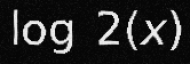
#> input picture tmp/ln_log_probe/log.png, 190 x 64 px
$ python -i utils.py   (imports and definitions only)
#> lines starting #> are read from the running program, lines starting #| are printed output that depends on the picture; after the words box and inside, x2 and y2 are one past the last pixel; in counts of white or black regions, pixels touching at a corner belong together
"""utils.py

通用工具函数 & 公共常量
"""
from __future__ import annotations

import os
import random
from pathlib import Path
from typing import List, Tuple

import cv2
import numpy as np
import torch

__all__ = [
    "set_random_seed",
    "binarize",
    "resize_pad",
    "detect_contours",
]


def set_random_seed(seed: int = 42) -> None:
    random.seed(seed)
    np.random.seed(seed)
    torch.manual_seed(seed)
    torch.cuda.manual_seed_all(seed)
    torch.backends.cudnn.deterministic = True
    torch.backends.cudnn.benchmark = False


# ---------------- 图像相关 ---------------- #

def binarize(img: np.ndarray) -> np.ndarray:
    """自适应阈值 + 取反，返回单通道二值图。"""
    if img.ndim == 3:
        img = cv2.cvtColor(img, cv2.COLOR_BGR2GRAY)
    binarized = cv2.adaptiveThreshold(img, 255, cv2.ADAPTIVE_THRESH_MEAN_C,
                                      cv2.THRESH_BINARY, 11, 2)
    return cv2.bitwise_not(binarized)


def resize_pad(img: np.ndarray, size: Tuple[int, int] = (32, 32), pad_color: int = 255) -> np.ndarray:
    """等比缩放 + 填充到固定尺寸。返回单通道 uint8。"""
    h, w = img.shape[:2]
    sh, sw = size

    if h == 0 or w == 0:
        return np.full(size, pad_color, dtype=np.uint8)

    interp = cv2.INTER_AREA if (h > sh or w > sw) else cv2.INTER_CUBIC
    aspect = w / h

    if aspect > 1:  # 宽 > 高
        new_w = sw
        new_h = int(round(new_w / aspect))
        pad_top = (sh - new_h) // 2
        pad_bot = sh - new_h - pad_top
        pad_left, pad_right = 0, 0
    elif aspect < 1:
        new_h = sh
        new_w = int(round(new_h * aspect))
        pad_left = (sw - new_w) // 2
        pad_right = sw - new_w - pad_left
        pad_top, pad_bot = 0, 0
    else:
        new_h, new_w = sh, sw
        pad_top = pad_bot = pad_left = pad_right = 0

    scaled = cv2.resize(img, (new_w, new_h), interpolation=interp)
    scaled = cv2.copyMakeBorder(
        scaled, pad_top, pad_bot, pad_left, pad_right,
        borderType=cv2.BORDER_CONSTANT, value=pad_color,
    )
    return scaled


# ---------------- 轮廓检测 ---------------- #

def _get_overlap(a: Tuple[int, int], b: Tuple[int, int]) -> int:
    return max(0, min(a[1], b[1]) - max(a[0], b[0]))


def detect_contours(img_path: str) -> List[Tuple[int, int, int, int]]:
    """返回合并后的字符级 bounding box 列表 (x, y, w, h)。"""
#> called with img_path = '../tmp/ln_log_probe/log.png'
    img_gray = cv2.imread(img_path, cv2.IMREAD_GRAYSCALE)
#> img_gray is the input picture: shape (64, 190); min 6, max 237, mean 36.6
    if img_gray is None:
        return []

    bin_img = binarize(img_gray)
#> in binarize, `binarized = cv2.adaptiveThreshold(img, 255, cv2.ADAPTIVE_THRESH_MEAN_C..`:
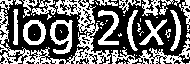
#> binarized: shape (64, 190); 42.7% white; 60 white regions (41 under 20 px), largest, box (x1, y1, x2, y2) and area: (0, 0, 111, 64) 1765, (111, 39, 190, 64) 586, (50, 20, 73, 54) 368
#> in binarize, `return cv2.bitwise_not(binarized)`: returned value: shape (64, 190); 57.3% white; 60 black regions (41 under 20 px)
    # OpenCV 的 findContours 期望前景为白色(255)，背景为黑色(0)
    # binarize() 返回的是“取反后的二值图”（笔画为白）。这里再取反会导致找不到轮廓。
    contours, _ = cv2.findContours(bin_img, cv2.RETR_EXTERNAL, cv2.CHAIN_APPROX_SIMPLE)
#> contours = 69 contours, 64 with area under 20; largest, box (x1, y1, x2, y2) and area: (0, 0, 190, 64) 7726, (60, 0, 77, 12) 40, (115, 56, 134, 64) 36, (89, 54, 98, 64) 22, (99, 55, 109, 64) 22
    rects = []
    for c in contours:
        x, y, w, h = cv2.boundingRect(c)
        if w * h < 20:
            continue
        rects.append([x, y, w, h])
#> this loop made 69 passes
#> (x, y, w, h) on passes 1, 2, 3, 4, 5, 7, 8, 9, 10, 11, 13, 14: (150, 63, 1, 1), (42, 62, 7, 2), (36, 62, 3, 2), (163, 61, 9, 3), (26, 61, 9, 3), (174, 60, 7, 4), (59, 60, 5, 4), (38, 59, 1, 1), (25, 59, 1, 1), (12, 59, 1, 1), (144, 58, 5, 6), (90, 58, 1, 1)
#> (c, x, y, w, h) on passes 6, 12, 16, 18, 20, 21: ([[5, 61], [5, 62], [6, 61]], 5, 61, 2, 2), ([[173, 58], [173, 60], [174, 59]], 173, 58, 2, 3), ([[171, 57], [170, 58], [170, 59], [171, 58]], 170, 57, 2, 3), ([[143, 56], [144, 56]], 143, 56, 2, 1), ([[82, 56], [82, 57]], 82, 56, 1, 2), ([[113, 55], [114, 55], [115, 56], [114, 55]], 113, 55, 3, 2)
#> after the loop, rects = 20 items, first 6: [163, 61, 9, 3], [26, 61, 9, 3], [174, 60, 7, 4], [59, 60, 5, 4], [144, 58, 5, 6], [76, 58, 13, 6]

    # 合并 x 方向重叠的矩形
    merged = []
    rects.sort(key=lambda r: r[0])
    while rects:
        cur_x, cur_y, cur_w, cur_h = rects.pop(0)
        to_remove = []
        for idx, (x, y, w, h) in enumerate(rects):
            if _get_overlap((cur_x, cur_x + cur_w), (x, x + w)) > 1:
                new_x = min(cur_x, x)
                new_w = max(cur_x + cur_w, x + w) - new_x
                new_y = min(cur_y, y)
                new_h = max(cur_y + cur_h, y + h) - new_y
                cur_x, cur_y, cur_w, cur_h = new_x, new_y, new_w, new_h
                to_remove.append(idx)
        for i in sorted(to_remove, reverse=True):
            rects.pop(i)
        merged.append((cur_x, cur_y, cur_w, cur_h))
#> this loop made 1 pass
#> after the loop, merged = [(0, 0, 190, 64)]; new_h = 64; new_w = 190; new_x = 0; new_y = 0; rects = []
    return merged

>>> result = detect_contours('../tmp/ln_log_probe/log.png')
#> result = [(0, 0, 190, 64)]
